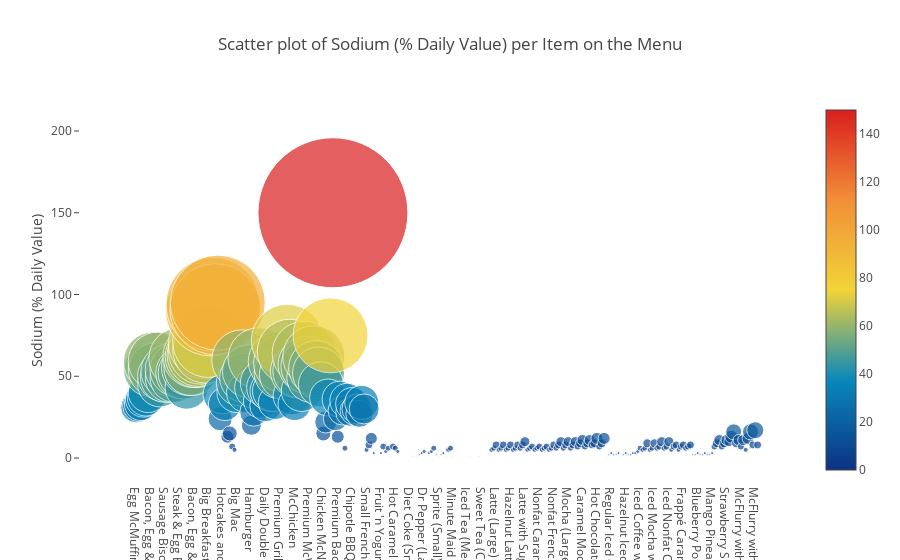

Here is the notebook cell this chart was saved with:
### Markdown cell above
**Scatter Plot of Sodium (% Daily Value) per MacDonald's Item**

### Code cell
trace = go.Scatter(
    y = menu['Sodium (% Daily Value)'].values,
    x = menu['Item'].values,
    mode='markers',
    marker=dict(
        size= menu['Sodium (% Daily Value)'].values,
        #color = np.random.randn(500), #set color equal to a variable
        color = menu['Sodium (% Daily Value)'].values,
        colorscale='Portland',
        showscale=True
    ),
    text = menu['Item'].values
)
data = [trace]

layout= go.Layout(
    autosize= True,
    title= 'Scatter plot of Sodium (% Daily Value) per Item on the Menu',
    hovermode= 'closest',
        xaxis=dict(
        showgrid=False,
        zeroline=False,
        showline=False
    ),
    yaxis=dict(
        title= 'Sodium (% Daily Value)',
        ticklen= 5,
        gridwidth= 2,
        showgrid=False,
        zeroline=False,
        showline=False,
    ),
    showlegend= False
)
fig = go.Figure(data=data, layout=layout)
py.iplot(fig,filename='scatterChol')

### Figure 1 — Plotly figure (JSON) as saved in the notebook; plotly's stock layout.template omitted (floating-point values rounded to 4 significant figures; data arrays with more than 128 entries replaced by an {"elided": "..."} marker saying what was removed)
{"data": [{"marker": {"color": {"elided": "260 int values"}, "colorscale": "Portland", "showscale": true, "size": {"elided": "260 int values"}}, "mode": "markers", "text": {"elided": "260 str values"}, "type": "scatter", "x": {"elided": "260 str values"}, "y": {"elided": "260 int values"}}], "layout": {"autosize": true, "hovermode": "closest", "showlegend": false, "title": "Scatter plot of Sodium (% Daily Value) per Item on the Menu", "xaxis": {"showgrid": false, "showline": false, "zeroline": false}, "yaxis": {"gridwidth": 2, "showgrid": false, "showline": false, "ticklen": 5, "title": "Sodium (% Daily Value)", "zeroline": false}}}
